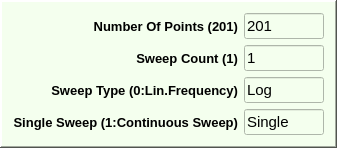
  <widget class="QFrame" name="frame_4">
   <property name="geometry">
    <rect>
     <x>774</x>
     <y>270</y>
     <width>337</width>
     <height>125</height>
    </rect>
   </property>
   <property name="styleSheet">
    <string notr="true">background-color: rgb(244, 255, 238);</string>
   </property>
   <property name="frameShape">
    <enum>QFrame::WinPanel</enum>
   </property>
   <property name="frameShadow">
    <enum>QFrame::Raised</enum>
   </property>
   <layout class="QGridLayout" name="gridLayout_9">
    <item row="0" column="0">
     <layout class="QGridLayout" name="gridLayout_8">
      <item row="0" column="0">
       <widget class="QLabel" name="label_22">
        <property name="font">
         <font>
          <family>Arial</family>
          <pointsize>10</pointsize>
          <weight>75</weight>
          <bold>true</bold>
         </font>
        </property>
        <property name="text">
         <string>Number Of Points (201)</string>
        </property>
        <property name="alignment">
         <set>Qt::AlignRight|Qt::AlignTrailing|Qt::AlignVCenter</set>
        </property>
       </widget>
      </item>
      <item row="0" column="1">
       <widget class="QLineEdit" name="lineEdit_NoOf_Points">
        <property name="font">
         <font>
          <family>Arial</family>
          <pointsize>11</pointsize>
         </font>
        </property>
        <property name="text">
         <string>201</string>
        </property>
       </widget>
      </item>
      <item row="1" column="0">
       <widget class="QLabel" name="label_23">
        <property name="font">
         <font>
          <family>Arial</family>
          <pointsize>10</pointsize>
          <weight>75</weight>
          <bold>true</bold>
         </font>
        </property>
        <property name="text">
         <string>Sweep Count (1)</string>
        </property>
        <property name="alignment">
         <set>Qt::AlignRight|Qt::AlignTrailing|Qt::AlignVCenter</set>
        </property>
       </widget>
      </item>
      <item row="1" column="1">
       <widget class="QLineEdit" name="lineEdit_Sweep_Count">
        <property name="font">
         <font>
          <family>Arial</family>
          <pointsize>11</pointsize>
         </font>
        </property>
        <property name="text">
         <string>1</string>
        </property>
       </widget>
      </item>
      <item row="2" column="0">
       <widget class="QLabel" name="label_24">
        <property name="font">
         <font>
          <family>Arial</family>
          <pointsize>10</pointsize>
          <weight>75</weight>
          <bold>true</bold>
         </font>
        </property>
        <property name="text">
         <string>Sweep Type (0:Lin.Frequency)</string>
        </property>
        <property name="alignment">
         <set>Qt::AlignRight|Qt::AlignTrailing|Qt::AlignVCenter</set>
        </property>
       </widget>
      </item>
      <item row="2" column="1">
       <widget class="QLineEdit" name="lineEdit_Sweep_Type">
        <property name="font">
         <font>
          <family>Arial</family>
          <pointsize>11</pointsize>
         </font>
        </property>
        <property name="text">
         <string>Log</string>
        </property>
       </widget>
      </item>
      <item row="3" column="0">
       <widget class="QLabel" name="label_25">
        <property name="font">
         <font>
          <family>Arial</family>
          <pointsize>10</pointsize>
          <weight>75</weight>
          <bold>true</bold>
         </font>
        </property>
        <property name="text">
         <string>Single Sweep (1:Continuous Sweep)</string>
        </property>
        <property name="alignment">
         <set>Qt::AlignRight|Qt::AlignTrailing|Qt::AlignVCenter</set>
        </property>
       </widget>
      </item>
      <item row="3" column="1">
       <widget class="QLineEdit" name="lineEdit_Single_Sweep">
        <property name="font">
         <font>
          <family>Arial</family>
          <pointsize>11</pointsize>
         </font>
        </property>
        <property name="text">
         <string>Single</string>
        </property>
       </widget>
      </item>
     </layout>
    </item>
   </layout>
  </widget>
